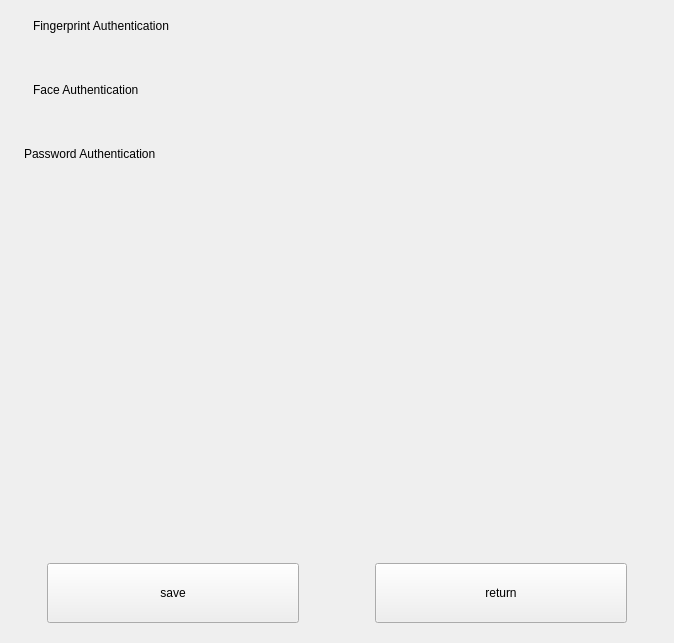
<?xml version="1.0" encoding="UTF-8"?>
<ui version="4.0">
 <class>AuthManagerPage</class>
 <widget class="QWidget" name="AuthManagerPage">
  <property name="geometry">
   <rect>
    <x>0</x>
    <y>0</y>
    <width>674</width>
    <height>643</height>
   </rect>
  </property>
  <property name="windowTitle">
   <string>AuthManagerPage</string>
  </property>
  <layout class="QVBoxLayout" name="verticalLayout">
   <property name="spacing">
    <number>0</number>
   </property>
   <property name="leftMargin">
    <number>24</number>
   </property>
   <property name="topMargin">
    <number>0</number>
   </property>
   <property name="rightMargin">
    <number>24</number>
   </property>
   <property name="bottomMargin">
    <number>0</number>
   </property>
   <item>
    <widget class="QWidget" name="widget_fingerAuth" native="true">
     <layout class="QHBoxLayout" name="layout_fingerAuth">
      <property name="spacing">
       <number>0</number>
      </property>
      <property name="topMargin">
       <number>16</number>
      </property>
      <property name="bottomMargin">
       <number>10</number>
      </property>
      <item>
       <widget class="QLabel" name="label_fingerAuth">
        <property name="text">
         <string>Fingerprint Authentication</string>
        </property>
       </widget>
      </item>
      <item>
       <spacer name="horizontalSpacer">
        <property name="orientation">
         <enum>Qt::Horizontal</enum>
        </property>
        <property name="sizeHint" stdset="0">
         <size>
          <width>40</width>
          <height>20</height>
         </size>
        </property>
       </spacer>
      </item>
     </layout>
    </widget>
   </item>
   <item>
    <widget class="QWidget" name="widget_fingerTemplate" native="true">
     <layout class="QVBoxLayout" name="layout_fingerTemplate">
      <property name="spacing">
       <number>10</number>
      </property>
     </layout>
    </widget>
   </item>
   <item>
    <widget class="QWidget" name="widget_faceAuth" native="true">
     <layout class="QHBoxLayout" name="layout_faceAuth">
      <property name="spacing">
       <number>0</number>
      </property>
      <property name="topMargin">
       <number>16</number>
      </property>
      <property name="bottomMargin">
       <number>10</number>
      </property>
      <item>
       <widget class="QLabel" name="label_faceAuth">
        <property name="text">
         <string>Face Authentication</string>
        </property>
       </widget>
      </item>
      <item>
       <spacer name="horizontalSpacer_2">
        <property name="orientation">
         <enum>Qt::Horizontal</enum>
        </property>
        <property name="sizeHint" stdset="0">
         <size>
          <width>40</width>
          <height>20</height>
         </size>
        </property>
       </spacer>
      </item>
     </layout>
    </widget>
   </item>
   <item>
    <widget class="QWidget" name="widget_faceTemplate" native="true">
     <layout class="QVBoxLayout" name="layout_faceTemplate">
      <property name="spacing">
       <number>10</number>
      </property>
     </layout>
    </widget>
   </item>
   <item>
    <layout class="QHBoxLayout" name="layout_passwdAuth">
     <property name="spacing">
      <number>0</number>
     </property>
     <property name="topMargin">
      <number>16</number>
     </property>
     <property name="bottomMargin">
      <number>10</number>
     </property>
     <item>
      <widget class="QLabel" name="label_passwdAuth">
       <property name="text">
        <string>Password Authentication</string>
       </property>
      </widget>
     </item>
     <item>
      <spacer name="horizontalSpacer_3">
       <property name="orientation">
        <enum>Qt::Horizontal</enum>
       </property>
       <property name="sizeHint" stdset="0">
        <size>
         <width>40</width>
         <height>20</height>
        </size>
       </property>
      </spacer>
     </item>
    </layout>
   </item>
   <item>
    <spacer name="verticalSpacer">
     <property name="orientation">
      <enum>Qt::Vertical</enum>
     </property>
     <property name="sizeHint" stdset="0">
      <size>
       <width>20</width>
       <height>40</height>
      </size>
     </property>
    </spacer>
   </item>
   <item>
    <layout class="QHBoxLayout" name="horizontalLayout_6">
     <property name="spacing">
      <number>0</number>
     </property>
     <property name="bottomMargin">
      <number>20</number>
     </property>
     <item>
      <spacer name="horizontalSpacer_4">
       <property name="orientation">
        <enum>Qt::Horizontal</enum>
       </property>
       <property name="sizeHint" stdset="0">
        <size>
         <width>40</width>
         <height>20</height>
        </size>
       </property>
      </spacer>
     </item>
     <item>
      <widget class="QPushButton" name="btn_save">
       <property name="sizePolicy">
        <sizepolicy hsizetype="Fixed" vsizetype="Fixed">
         <horstretch>0</horstretch>
         <verstretch>0</verstretch>
        </sizepolicy>
       </property>
       <property name="minimumSize">
        <size>
         <width>252</width>
         <height>60</height>
        </size>
       </property>
       <property name="maximumSize">
        <size>
         <width>252</width>
         <height>60</height>
        </size>
       </property>
       <property name="text">
        <string>save</string>
       </property>
      </widget>
     </item>
     <item>
      <spacer name="horizontalSpacer_5">
       <property name="orientation">
        <enum>Qt::Horizontal</enum>
       </property>
       <property name="sizeType">
        <enum>QSizePolicy::Fixed</enum>
       </property>
       <property name="sizeHint" stdset="0">
        <size>
         <width>76</width>
         <height>20</height>
        </size>
       </property>
      </spacer>
     </item>
     <item>
      <widget class="QPushButton" name="btn_return">
       <property name="sizePolicy">
        <sizepolicy hsizetype="Fixed" vsizetype="Fixed">
         <horstretch>0</horstretch>
         <verstretch>0</verstretch>
        </sizepolicy>
       </property>
       <property name="minimumSize">
        <size>
         <width>252</width>
         <height>60</height>
        </size>
       </property>
       <property name="maximumSize">
        <size>
         <width>252</width>
         <height>60</height>
        </size>
       </property>
       <property name="text">
        <string>return</string>
       </property>
      </widget>
     </item>
     <item>
      <spacer name="horizontalSpacer_6">
       <property name="orientation">
        <enum>Qt::Horizontal</enum>
       </property>
       <property name="sizeHint" stdset="0">
        <size>
         <width>40</width>
         <height>20</height>
        </size>
       </property>
      </spacer>
     </item>
    </layout>
   </item>
  </layout>
 </widget>
 <resources/>
 <connections/>
</ui>
